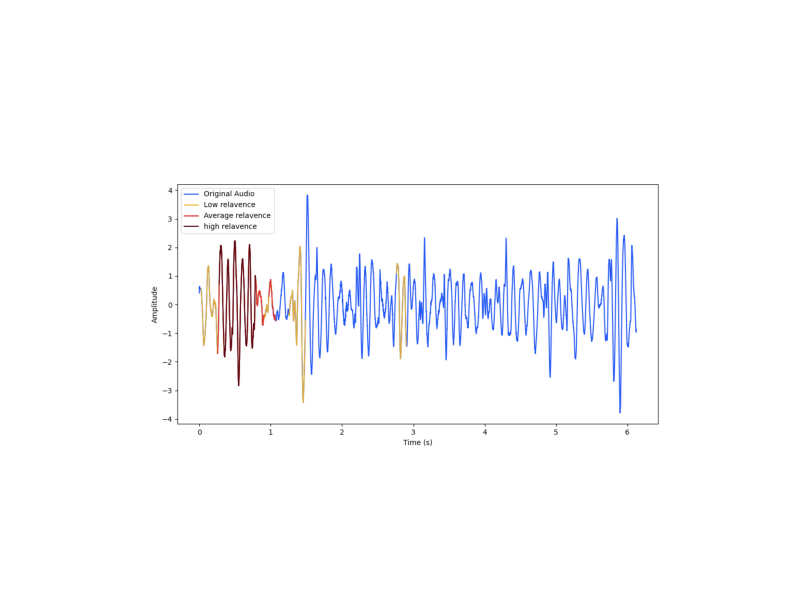

This chart was generated by the following Python code:
import tensorflow as tf
import matplotlib.pyplot as plt
import numpy as np
import librosa
from matplotlib.lines import Line2D
from tqdm import tqdm
from tensorflow.keras.models import load_model
import base64
from io import BytesIO

n_mels = 128
sr = 22050
hop_length = 512
window_size = 2048
label_map = {
    
    0: "Asthma",
    1: "Bronchiectasis",
    2: "Bronchiolitis",
    3: "Bronchitis",
    4: "COPD",
    5: "Lung Fibrosis",
    6: "Pleural Effusion",
    7: "Pneumonia",
    8: "URTI",
    9: "Healthy",
}
def plot_maps(img1, img2,vmin=0.3,vmax=0.7, mix_val=2):
    f = plt.figure(figsize=(45,135))
    plt.subplot(1,3,1)
    plt.imshow(img1,vmin=vmin, vmax=vmax)
    plt.axis("off")
    plt.title("Saliency Map")
    plt.subplot(1,3,2)
    plt.imshow(img2)
    plt.axis("off")
    plt.title("Original Image")
    plt.subplot(1,3,3)
    plt.imshow(img1*mix_val+img2/mix_val )
    plt.axis("off")
    plt.title("Highlights")
    
def norm_flat_image(img):
    grads_norm = img[:,:,0]+ img[:,:,1]+ img[:,:,2]
    grads_norm = (grads_norm - tf.reduce_min(grads_norm))/ (tf.reduce_max(grads_norm)- tf.reduce_min(grads_norm))
    return grads_norm
    
def getExplainablePred(spectrogram, audio, model_type): 
    
    # Convert the input image to a TensorFlow tensor
    input_img = tf.convert_to_tensor(spectrogram, dtype=tf.float32)
    input_img = tf.expand_dims(input_img, axis=0)
    loaded_model = load_model('./Pickle Files/disease_model_v1.h5') if model_type == 2 else load_model('./Pickle Files/binary_model_v1.h5')
    # watch the weights
    with tf.GradientTape() as tape:
        tape.watch(input_img)
        result = loaded_model(input_img)
        max_score = result[0, tf.argmax(result, axis=1)[0]]

    grads = tape.gradient(max_score, input_img)
    # plot_maps(norm_flat_image(grads[0]), norm_flat_image(input_img[0]))
    
    prediction = int(tf.argmax(result, axis=1)[0])
    
    norm_flat_grad = norm_flat_image(grads[0])

    low_th = 0.7
    avg_th = 0.8
    high_th = 0.9
    
    # get significant regions
    average_sig = tf.logical_and(norm_flat_grad >= avg_th, norm_flat_grad < high_th)
    high_sig = (norm_flat_grad >= high_th)
    low_sig = tf.logical_and(norm_flat_grad >= low_th, norm_flat_grad < avg_th)

    significant_regions_arr = [low_sig, average_sig, high_sig]

    _audio = audio.copy()
    time_vector = np.arange(0, len(_audio)) / sr
    
    # Create a figure and plot the original audio waveform
    plt.figure(figsize=(12, 6))
    plt.plot(time_vector, _audio, label='Original Audio', color='#2559f5')
    
    opasity_arr = [0.9, .9, .9]
    color_arr = ["#f2b72c", "#de2626", "#4d000d"]
    
    
    for significant_regions, opasity, color in zip(significant_regions_arr, opasity_arr, color_arr):
    
        significant_time_indices, significant_frequency_indices = np.where(significant_regions)

        # Map time indices to time in seconds (assuming you have the sampling rate)
        time_in_seconds = significant_time_indices * hop_length / sr


        # getting the highlighted section of the audio
        significant_audio_segments = []
        for t in tqdm(np.unique(time_in_seconds), desc="Itterating time in seconds"):
            start_sample = int(t * sr)
            end_sample = start_sample + window_size  
            
            significant_audio_segments.append(audio[start_sample:end_sample])
            
        
        legend_elements = [Line2D([0], [0], color='#2559f5', label='Original Audio'),
                            Line2D([0], [0], color="#f2b72c", label='Low relavence'),
                            Line2D([0], [0], color="#de2626", label='Average relavence'),
                            Line2D([0], [0], color="#4d000d", label='high relavence')
                            ]

        prev_start_sample = None
        prev_end_sample = 0
        continue_segment = []
        
        # Highlight and plot the significant audio segments
        for t, segment in tqdm(zip(np.unique(time_in_seconds), significant_audio_segments), desc="Plotting"):
            start_sample = int(t * sr)
            end_sample = start_sample + len(segment)
            
            if prev_start_sample == None:
                prev_start_sample = start_sample
                prev_end_sample = end_sample
            else:
                if prev_end_sample >= start_sample: 
                    start_sample = prev_end_sample
                if prev_end_sample < end_sample:
                    prev_end_sample = end_sample
                else:
                    prev_start_sample = None
                    prev_end_sample = 0

            
            if start_sample < end_sample:
                plt.plot(time_vector[start_sample:end_sample], segment[-(end_sample - start_sample):], color=color, alpha=opasity)

            
    # print(prediction, label)
    # if prediction == label:
    #     res_stat = "possitive"
    # else:
    #     res_stat = "negative"

#         # Customize the plot labels, title, and legend
    plt.xlabel('Time (s)')
    plt.ylabel('Amplitude')
    # plt.title('Highlighted Audio Segments for class ' + str(label_map[label]) + ' predicted as ' + res_stat)
    plt.legend(handles=legend_elements)

    img_buffer = BytesIO()
    plt.savefig(img_buffer, format='png')
    img_buffer.seek(0)
    base64Img = base64.b64encode(img_buffer.getvalue()).decode()
    base64Img + '=' * ((4 - len(base64Img) % 4) % 4)
    plt.clf()
    plt.close()
    return base64Img


def generate_mel_spec(audio):
  mel = librosa.power_to_db(librosa.feature.melspectrogram(y=audio, sr=22050, n_mels=128, n_fft=2048, hop_length=512))
  return mel

def generate_mfcc(audio):
  mfcc = librosa.feature.mfcc(y=audio, n_mfcc=128, n_fft=2048, hop_length=512)
  return mfcc

def generate_chroma(audio):
  chroma = librosa.feature.chroma_stft(y=audio, sr=22050, n_chroma=128, n_fft=2048, hop_length=512)
  return chroma
    
# audio_file_path = './New Audio Binary/'+ "2.wav"
# # audio, sr = librosa.load(audio_file_path, sr=22500, duration=6)    
# y, sr = librosa.load(audio_file_path, sr=22500, duration=6 )
# mean = np.mean(y)
# std = np.std(y)
# norm_audio = (y - mean) / std

# mel = generate_mel_spec(norm_audio)
# mfcc_1 = generate_mfcc(norm_audio)
# chroma_1 = generate_chroma(norm_audio)

# three_chanel = np.stack((mel, mfcc_1, chroma_1), axis=2)

# base64Img=getExplainablePred(three_chanel, norm_audio, 2)
